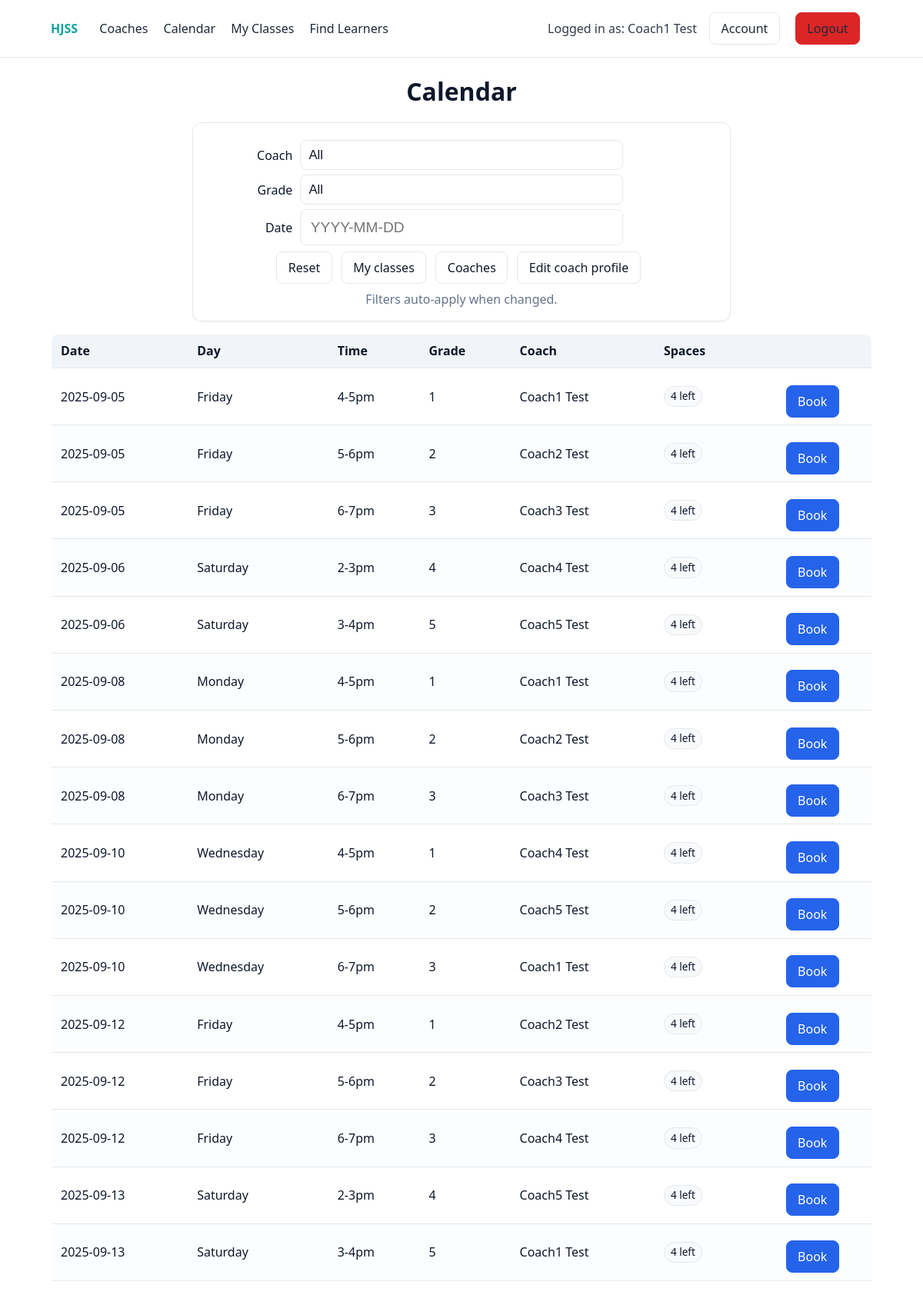
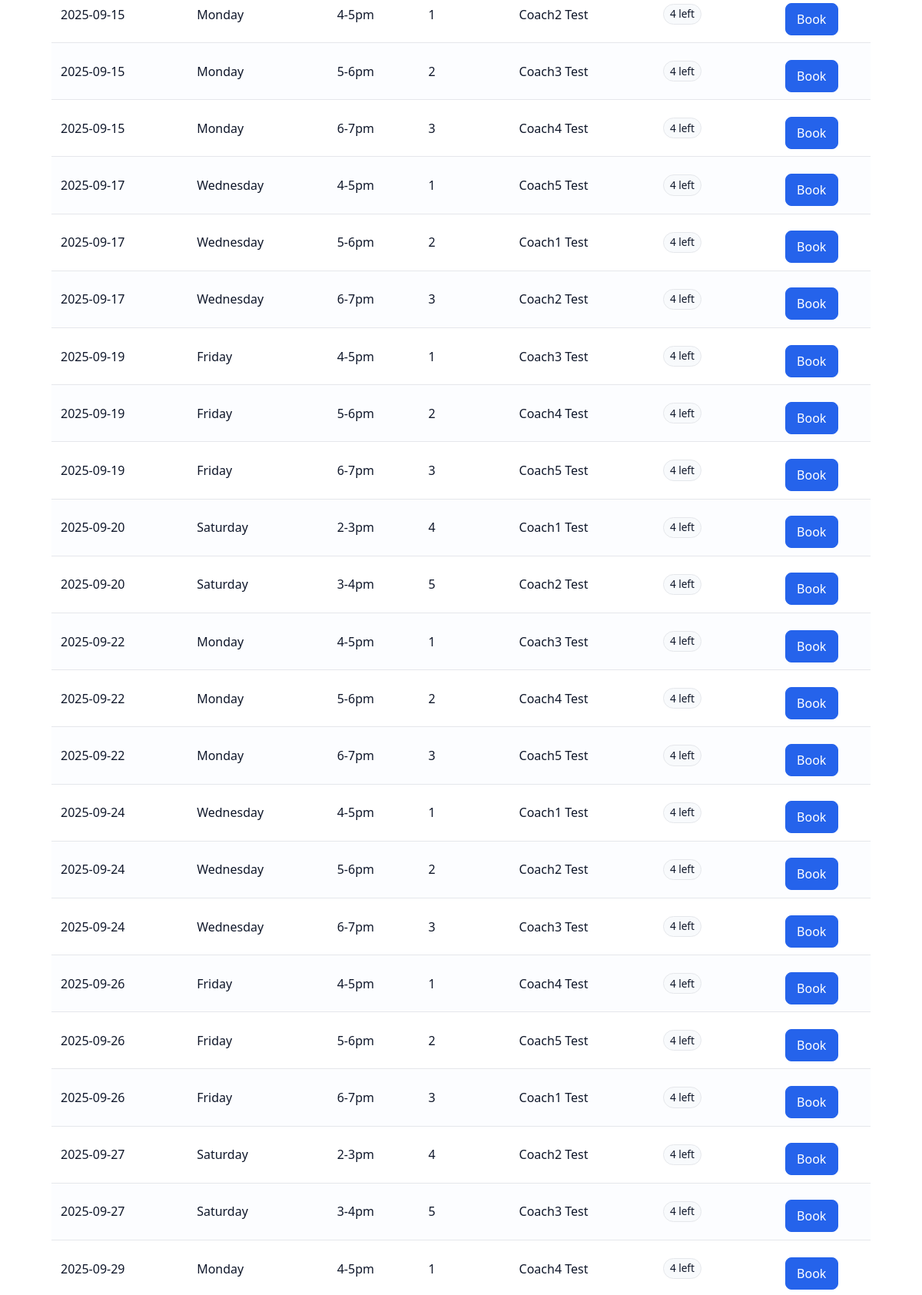
Page /calendar (signed in, upper part) on the committed database (2 pictures, top to bottom).
### models.py (models this page shows, shortened)
class Coach(db.Model):
    __tablename__ = 'coaches'
    id = db.Column(db.Integer, primary_key=True)
    title = db.Column(db.String(20), nullable=True)
    first_name = db.Column(db.String(60), nullable=False)
    last_name = db.Column(db.String(60), nullable=False)
    email = db.Column(db.String(120), unique=True, nullable=False)
    password_hash = db.Column(db.String(128), nullable=False)
    two_factor_secret = db.Column(db.String(32))
    two_factor_enabled = db.Column(db.Boolean, default=False, nullable=False)
    phone = db.Column(db.String(15))
    profile_image = db.Column(db.String(255))  # path to uploaded image under static/uploads
    about_me = db.Column(db.Text)
    lessons = db.relationship('Lesson', backref='coach', lazy=True)

class Lesson(db.Model):
    __tablename__ = 'lessons'
    id = db.Column(db.Integer, primary_key=True)
    day_of_week = db.Column(db.String(10), nullable=False)  # Monday, Wednesday, Friday, Saturday
    time_slot = db.Column(db.String(10), nullable=False)    # 4-5pm, 5-6pm, 6-7pm, 2-3pm, 3-4pm
    grade_level = db.Column(db.Integer, nullable=False)     # 1-5
    coach_id = db.Column(db.Integer, db.ForeignKey('coaches.id'), nullable=False)
    max_capacity = db.Column(db.Integer, default=4)
    lesson_date = db.Column(db.Date, nullable=False)
    __table_args__ = (
        db.UniqueConstraint('lesson_date', 'time_slot', 'coach_id', name='uq_lesson_date_time_coach'),
    )
    bookings = db.relationship('Booking', backref='lesson', lazy=True, cascade='all, delete-orphan')
    def get_available_spaces(self):
        booked_count = Booking.query.filter_by(
            lesson_id=self.id,
            booking_status='booked'
        ).count()
        return self.max_capacity - booked_count
    def is_full(self):
        return self.get_available_spaces() <= 0

### portal.py (the view)
@portal_bp.route('/calendar')
@login_required
def calendar_view():
    user, role = current_user()
    coach_id = request.args.get('coach_id', type=int)
    grade = request.args.get('grade', type=int)
    day = request.args.get('date')  # YYYY-MM-DD
    start = date.today()
    end = start + timedelta(weeks=4)
    _ensure_schedule(start, weeks=4)
    q = Lesson.query
    q = q.filter(Lesson.lesson_date >= start, Lesson.lesson_date < end)
    if coach_id:
        q = q.filter(Lesson.coach_id == coach_id)
    if grade:
        q = q.filter(Lesson.grade_level == grade)
    if day:
        try:
            d = datetime.strptime(day, '%Y-%m-%d').date()
            q = q.filter(Lesson.lesson_date == d)
        except ValueError:
            pass
    lessons = q.order_by(Lesson.lesson_date, Lesson.time_slot).all()
    coaches = Coach.query.order_by(Coach.first_name, Coach.last_name).all()
    return render_template('calendar.html', lessons=lessons, coaches=coaches, selected_coach=coach_id, selected_grade=grade, selected_date=day, role=role)

### auth.py (called while the page is built)
def _get_user(role: str, user_id: int):
    if role == 'learner':
        return Learner.query.get(user_id)
    if role == 'coach':
        return Coach.query.get(user_id)
    return None

def current_user():
    role = session.get('role')
    uid = session.get('user_id')
    if not role or not uid:
        return None, None
    return _get_user(role, uid), role

def login_required(view_func):
    from functools import wraps
    @wraps(view_func)
    def wrapper(*args, **kwargs):
        user, _ = current_user()
        if not user:
            flash('Please log in to continue.', 'warning')
            return redirect(url_for('auth.login'))
        return view_func(*args, **kwargs)
    return wrapper

### main.py (called while the page is built)
@app.context_processor
def inject_user():
    from auth import _get_user
    role = session.get('role')
    uid = session.get('user_id')
    user = _get_user(role, uid) if role and uid else None
    return dict(current_user=user, current_role=role)

### portal.py (called while the page is built)
def _ensure_schedule(start: date, weeks: int = 3):
    ensure_schedule(start=start, weeks=weeks)

### scheduler.py (called while the page is built, shortened)
def ensure_schedule(start: date, weeks: int = 3) -> None:
    end = start + timedelta(weeks=weeks)
    existing = Lesson.query.filter(Lesson.lesson_date >= start, Lesson.lesson_date < end).first()
    if existing:
        return

### templates/calendar.html (shortened to what this page needs)
{% extends 'base.html' %}
{% block content %}
<h1>Calendar</h1>
<form id="filters" class="card" method="get">
  <label>Coach
    <select name="coach_id">
      <option value="">All</option>
    </select>
  </label>
  <label>Grade
    <select name="grade">
      <option value="">All</option>
    </select>
  </label>
  <label>Date
    <input id="date-input" class="date-lg" type="text" name="date" value="{{ selected_date or '' }}" readonly placeholder="YYYY-MM-DD"/>
  </label>
  <div class="table-actions" style="text-align:center; margin-top:.5rem;">
    <a class="btn" href="{{ url_for('portal.calendar_view') }}">Reset</a>
    <a class="btn" href="{{ url_for('portal.my_classes') }}">My classes</a>
    <a class="btn" href="{{ url_for('portal.coaches_list') }}">Coaches</a>
    {% if role == 'coach' %}<a class="btn" href="{{ url_for('portal.coach_profile') }}">Edit coach profile</a>{% endif %}
  </div>
  <p class="center muted" style="margin:.5rem 0 0;">Filters auto-apply when changed.</p>
  </form>
<table style="margin-top:1rem;">
  <thead>
    <tr>
      <th>Date</th><th>Day</th><th>Time</th><th>Grade</th><th>Coach</th><th>Spaces</th><th></th>
    </tr>
  </thead>
  <tbody>
    {% for l in lessons %}
      <tr class="{% if l.is_full() %}full{% endif %}">
        <td>{{ l.lesson_date }}</td>
        <td>{{ l.day_of_week }}</td>
        <td>{{ l.time_slot }}</td>
        <td>{{ l.grade_level }}</td>
        <td>{{ l.coach.first_name }} {{ l.coach.last_name }}</td>
        <td>
          {% set spaces = l.get_available_spaces() %}
          {% if spaces <= 0 %}
            <span class="badge danger">Full</span>
          {% else %}
            <span class="badge">{{ spaces }} left</span>
          {% endif %}
        </td>
        <td>
          <form action="{{ url_for('portal.book_lesson', lesson_id=l.id) }}" method="post" style="margin:0;">
            <button class="btn btn-primary" type="submit" {% if l.is_full() %}disabled{% endif %}>Book</button>
          </form>
        </td>
      </tr>
    {% endfor %}
  </tbody>
</table>
{% endblock %}

### templates/base.html (shortened to what this page needs)
<!doctype html>
<html>
  <head>
    <link rel="stylesheet" href="/static/styles.css" />
  </head>
  <body>
    <header class="topbar">
      <div class="container flex between center">
        <nav class="nav-left">
          <a class="brand" href="/">HJSS</a>
          <a href="/coaches">Coaches</a>
          <a href="/calendar">Calendar</a>
          <a href="/my-classes">My Classes</a>
          {% if current_role == 'coach' %}
            <a href="/coach/learners">Find Learners</a>
          {% endif %}
        </nav>
        <div class="nav-right">
          {% if current_user %}
            <span class="user-badge">Logged in as: {{ current_user.first_name }} {{ current_user.last_name }}</span>
            <a class="btn" href="/account">Account</a>
            <a class="btn btn-danger" href="/logout">Logout</a>
          {% else %}
            <a class="btn" href="/login">Login</a>
            <a class="btn btn-primary" href="/register/learner">Sign up</a>
          {% endif %}
        </div>
      </div>
    </header>
    <main class="container">
      {% block content %}{% endblock %}
    </main>
  </body>
  </html>

### static/styles.css (style rules this page uses)
:root { --bg:#ffffff; --bg-muted:#f8fafc; --text:#0f172a; --muted:#334155; --border:#e5e7eb; --brand:#0ea5a3; --primary:#2563eb; --danger:#dc2626; --success:#16a34a; --warning:#d97706; --label-w:200px; --input-w:420px; --label-gap:.6rem; }
* { box-sizing:border-box }
html { -webkit-text-size-adjust:100% }
html,body { height:100% }
body { margin:0;background:var(--bg);color:var(--text);font:16px/1.5 system-ui, -apple-system, Segoe UI, Roboto, Helvetica, Arial, sans-serif; -webkit-font-smoothing:antialiased; -moz-osx-font-smoothing:grayscale }
h1 { font-size:2rem;margin:.25rem 0 1rem }
p { margin:.25rem 0 .5rem }
.container { max-width:1100px;margin:0 auto;padding:1rem }
.flex { display:flex }
.between { justify-content:space-between }
.center { align-items:center }
.topbar { position:sticky;top:0;background:#fff;border-bottom:1px solid var(--border);z-index:10;box-shadow:0 1px 0 rgba(0,0,0,.03) }
.topbar a { color:#1f2937;text-decoration:none;margin-right:1rem }
.topbar .brand { font-weight:700;margin-right:1.5rem;color:var(--brand) }
.btn { display:inline-block;padding:.5rem .9rem;border-radius:.5rem;border:1px solid var(--border);background:#fff;color:#111827;text-decoration:none }
.btn-primary { background:#2563eb;color:#fff;border-color:#2563eb }
.btn-danger { background:#dc2626;color:#fff;border-color:#dc2626 }
button { cursor:pointer }
button.btn { font:inherit }
.card { background:#fff;border:1px solid var(--border);border-radius:12px;padding:1rem;box-shadow:0 1px 2px rgba(0,0,0,.04) }
table { width:100%;border-collapse:collapse;background:#fff;border:1px solid var(--border);border-radius:8px;overflow:hidden }
th,td { padding:.6rem .75rem;border-bottom:1px solid var(--border) }
th { background:#f1f5f9;text-align:left }
tbody tr:nth-child(even) { background:#fcfdff }
label { display:grid; grid-template-columns: var(--label-w) minmax(260px, var(--input-w)); align-items:center; gap:var(--label-gap); margin:.4rem 0; }
input,select,textarea { background:#fff;border:1px solid var(--border);color:#111827;border-radius:8px;padding:.55rem .65rem;width:100%;outline:none;appearance:none;-webkit-appearance:none;font-size:1.05rem }
label { justify-items:stretch }
label > input, label > select, label > textarea { width:100%;max-width:none }
label { text-align:right }
@media (min-width: 681px) { form label:has(input:not([type="checkbox"]):not([type="radio"]), select, textarea) { width: calc(var(--label-w) + var(--input-w) + var(--label-gap)); margin-left:auto; margin-right:auto; transform: translateX(calc((var(--label-w) + var(--label-gap)) / -2)); } }
.date-lg { font-size:1.2rem;padding:.7rem .8rem }
form .btn-primary { display:block;margin:.75rem auto 0 }
h1,h2,h3 { text-align:center }
form { max-width:700px;margin:0 auto 1rem }
.user-badge { margin-right:.75rem;opacity:.85 }
nav a:last-child { margin-right:0 }
.table-actions a { margin-right:.5rem }
.muted { color:#64748b }
.center { text-align:center }
.badge { display:inline-block;padding:.15rem .5rem;border-radius:999px;border:1px solid var(--border);background:#f8fafc;color:#0f172a;font-size:.85rem }

### rows in the picture
Coach: first_name "Coach1", last_name "Test"
Lesson: lesson_date "2025-09-05", day_of_week "Friday", time_slot "4-5pm", grade_level "1", coach.first_name "Coach1", coach.last_name "Test", max_capacity "4"
Lesson: lesson_date "2025-09-05", day_of_week "Friday", time_slot "5-6pm", grade_level "2", coach.first_name "Coach2", coach.last_name "Test", max_capacity "4"
Lesson: lesson_date "2025-09-05", day_of_week "Friday", time_slot "6-7pm", grade_level "3", coach.first_name "Coach3", coach.last_name "Test", max_capacity "4"
Lesson: lesson_date "2025-09-06", day_of_week "Saturday", time_slot "2-3pm", grade_level "4", coach.first_name "Coach4", coach.last_name "Test", spaces "4"
Lesson: lesson_date "2025-09-06", day_of_week "Saturday", time_slot "3-4pm", grade_level "5", coach.first_name "Coach5", coach.last_name "Test", max_capacity "4"
Lesson: lesson_date "2025-09-08", day_of_week "Monday", time_slot "4-5pm", grade_level "1", coach.first_name "Coach1", coach.last_name "Test", max_capacity "4"
Lesson: lesson_date "2025-09-08", day_of_week "Monday", time_slot "5-6pm", grade_level "2", coach.first_name "Coach2", coach.last_name "Test", max_capacity "4"
Lesson: lesson_date "2025-09-08", day_of_week "Monday", time_slot "6-7pm", grade_level "3", coach.first_name "Coach3", coach.last_name "Test", max_capacity "4"
Lesson: lesson_date "2025-09-10", day_of_week "Wednesday", time_slot "4-5pm", grade_level "1", coach.first_name "Coach4", coach.last_name "Test", spaces "4"
Lesson: lesson_date "2025-09-10", day_of_week "Wednesday", time_slot "5-6pm", grade_level "2", coach.first_name "Coach5", coach.last_name "Test", max_capacity "4"
Lesson: lesson_date "2025-09-10", day_of_week "Wednesday", time_slot "6-7pm", grade_level "3", coach.first_name "Coach1", coach.last_name "Test", max_capacity "4"
Lesson: lesson_date "2025-09-12", day_of_week "Friday", time_slot "4-5pm", grade_level "1", coach.first_name "Coach2", coach.last_name "Test", max_capacity "4"
Lesson: lesson_date "2025-09-12", day_of_week "Friday", time_slot "5-6pm", grade_level "2", coach.first_name "Coach3", coach.last_name "Test", max_capacity "4"
Lesson: lesson_date "2025-09-12", day_of_week "Friday", time_slot "6-7pm", grade_level "3", coach.first_name "Coach4", coach.last_name "Test", spaces "4"
Lesson: lesson_date "2025-09-13", day_of_week "Saturday", time_slot "2-3pm", grade_level "4", coach.first_name "Coach5", coach.last_name "Test", spaces "4"
Lesson: lesson_date "2025-09-13", day_of_week "Saturday", time_slot "3-4pm", grade_level "5", coach.first_name "Coach1", coach.last_name "Test", max_capacity "4"
Lesson: lesson_date "2025-09-15", day_of_week "Monday", time_slot "4-5pm", grade_level "1", coach.first_name "Coach2", coach.last_name "Test", max_capacity "4"
Lesson: lesson_date "2025-09-15", day_of_week "Monday", time_slot "5-6pm", grade_level "2", coach.first_name "Coach3", coach.last_name "Test", max_capacity "4"
Lesson: lesson_date "2025-09-15", day_of_week "Monday", time_slot "6-7pm", grade_level "3", coach.first_name "Coach4", coach.last_name "Test", spaces "4"
Lesson: lesson_date "2025-09-17", day_of_week "Wednesday", time_slot "4-5pm", grade_level "1", coach.first_name "Coach5", coach.last_name "Test", max_capacity "4"
Lesson: lesson_date "2025-09-17", day_of_week "Wednesday", time_slot "5-6pm", grade_level "2", coach.first_name "Coach1", coach.last_name "Test", max_capacity "4"
Lesson: lesson_date "2025-09-17", day_of_week "Wednesday", time_slot "6-7pm", grade_level "3", coach.first_name "Coach2", coach.last_name "Test", max_capacity "4"
Lesson: lesson_date "2025-09-19", day_of_week "Friday", time_slot "4-5pm", grade_level "1", coach.first_name "Coach3", coach.last_name "Test", max_capacity "4"
Lesson: lesson_date "2025-09-19", day_of_week "Friday", time_slot "5-6pm", grade_level "2", coach.first_name "Coach4", coach.last_name "Test", spaces "4"
Lesson: lesson_date "2025-09-19", day_of_week "Friday", time_slot "6-7pm", grade_level "3", coach.first_name "Coach5", coach.last_name "Test", max_capacity "4"
Lesson: lesson_date "2025-09-20", day_of_week "Saturday", time_slot "2-3pm", grade_level "4", coach.first_name "Coach1", coach.last_name "Test", spaces "4"
Lesson: lesson_date "2025-09-20", day_of_week "Saturday", time_slot "3-4pm", grade_level "5", coach.first_name "Coach2", coach.last_name "Test", max_capacity "4"
Lesson: lesson_date "2025-09-22", day_of_week "Monday", time_slot "4-5pm", grade_level "1", coach.first_name "Coach3", coach.last_name "Test", max_capacity "4"
Lesson: lesson_date "2025-09-22", day_of_week "Monday", time_slot "5-6pm", grade_level "2", coach.first_name "Coach4", coach.last_name "Test", spaces "4"
Lesson: lesson_date "2025-09-22", day_of_week "Monday", time_slot "6-7pm", grade_level "3", coach.first_name "Coach5", coach.last_name "Test", max_capacity "4"
Lesson: lesson_date "2025-09-24", day_of_week "Wednesday", time_slot "4-5pm", grade_level "1", coach.first_name "Coach1", coach.last_name "Test", max_capacity "4"
Lesson: lesson_date "2025-09-24", day_of_week "Wednesday", time_slot "5-6pm", grade_level "2", coach.first_name "Coach2", coach.last_name "Test", max_capacity "4"
Lesson: lesson_date "2025-09-24", day_of_week "Wednesday", time_slot "6-7pm", grade_level "3", coach.first_name "Coach3", coach.last_name "Test", max_capacity "4"
Lesson: lesson_date "2025-09-26", day_of_week "Friday", time_slot "4-5pm", grade_level "1", coach.first_name "Coach4", coach.last_name "Test", spaces "4"
Lesson: lesson_date "2025-09-26", day_of_week "Friday", time_slot "5-6pm", grade_level "2", coach.first_name "Coach5", coach.last_name "Test", max_capacity "4"
Lesson: lesson_date "2025-09-26", day_of_week "Friday", time_slot "6-7pm", grade_level "3", coach.first_name "Coach1", coach.last_name "Test", max_capacity "4"
Lesson: lesson_date "2025-09-27", day_of_week "Saturday", time_slot "2-3pm", grade_level "4", coach.first_name "Coach2", coach.last_name "Test", spaces "4"
Lesson: lesson_date "2025-09-27", day_of_week "Saturday", time_slot "3-4pm", grade_level "5", coach.first_name "Coach3", coach.last_name "Test", max_capacity "4"
Lesson: lesson_date "2025-09-29", day_of_week "Monday", time_slot "4-5pm", grade_level "1", coach.first_name "Coach4", coach.last_name "Test", spaces "4"
